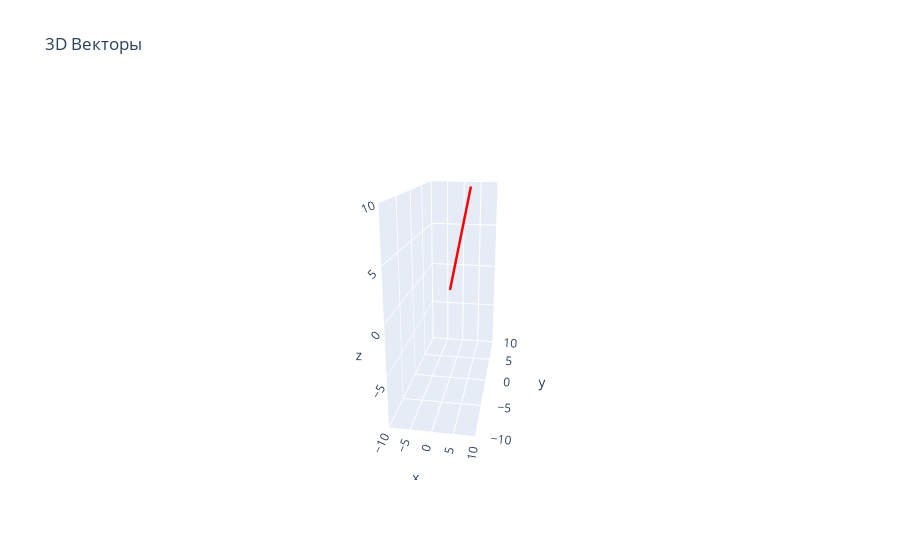

The notebook cell this image was saved under:
### Code cell
plot_vectors(np.array([vec]))

### Figure 1 — Plotly figure (JSON) as saved in the notebook; plotly's stock layout.template omitted (floating-point values rounded to 4 significant figures)
{"data": [{"line": {"color": "red", "width": 5}, "mode": "lines", "type": "scatter3d", "x": [0, 17.1], "y": [0, 17.1], "z": [0, 43.76]}, {"colorscale": [[0, "red"], [1, "red"]], "showscale": false, "sizemode": "absolute", "sizeref": 0.5, "type": "cone", "u": [43.76], "v": [17.1], "w": [17.1], "x": [43.76], "y": [17.1], "z": [17.1]}], "layout": {"scene": {"camera": {"eye": {"x": 3, "y": 0.5, "z": 1}}, "xaxis": {"range": [10, -10], "title": {"text": "y"}}, "yaxis": {"range": [-10, 10], "title": {"text": "x"}}, "zaxis": {"range": [-10, 10], "title": {"text": "z"}}}, "title": {"text": "3D Векторы"}}}
